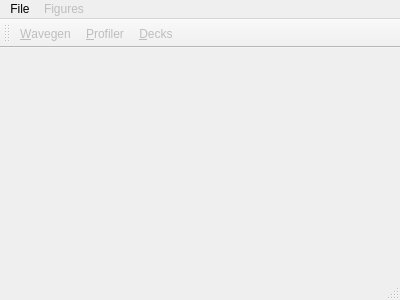
<?xml version="1.0" encoding="UTF-8"?>
<ui version="4.0">
 <class>MainWindow</class>
 <widget class="QMainWindow" name="MainWindow">
  <property name="geometry">
   <rect>
    <x>0</x>
    <y>0</y>
    <width>400</width>
    <height>300</height>
   </rect>
  </property>
  <property name="windowTitle">
   <string>MainWindow</string>
  </property>
  <widget class="QWidget" name="centralWidget"/>
  <widget class="QMenuBar" name="menuBar">
   <property name="geometry">
    <rect>
     <x>0</x>
     <y>0</y>
     <width>400</width>
     <height>19</height>
    </rect>
   </property>
   <widget class="QMenu" name="menuFile">
    <property name="title">
     <string>File</string>
    </property>
    <widget class="QMenu" name="menuProject">
     <property name="title">
      <string>Project</string>
     </property>
     <addaction name="actionNew_project"/>
     <addaction name="actionOpen_project"/>
    </widget>
    <widget class="QMenu" name="menuSession">
     <property name="enabled">
      <bool>false</bool>
     </property>
     <property name="title">
      <string>Session</string>
     </property>
     <addaction name="actionNew_session"/>
     <addaction name="actionOpen_session"/>
    </widget>
    <addaction name="menuProject"/>
    <addaction name="menuSession"/>
    <addaction name="separator"/>
    <addaction name="actionQuit"/>
   </widget>
   <widget class="QMenu" name="menuFigures">
    <property name="enabled">
     <bool>false</bool>
    </property>
    <property name="title">
     <string>Figures</string>
    </property>
    <addaction name="actionWavegen_fitness_map"/>
    <addaction name="actionError_profiles"/>
   </widget>
   <addaction name="menuFile"/>
   <addaction name="menuFigures"/>
  </widget>
  <widget class="QToolBar" name="mainToolBar">
   <property name="enabled">
    <bool>false</bool>
   </property>
   <attribute name="toolBarArea">
    <enum>TopToolBarArea</enum>
   </attribute>
   <attribute name="toolBarBreak">
    <bool>false</bool>
   </attribute>
   <addaction name="actionWavegen"/>
   <addaction name="actionProfiler"/>
   <addaction name="actionDecks"/>
  </widget>
  <widget class="QStatusBar" name="statusBar"/>
  <action name="actionWavegen">
   <property name="text">
    <string>Wavegen</string>
   </property>
   <property name="iconText">
    <string>&amp;Wavegen</string>
   </property>
   <property name="shortcut">
    <string>W</string>
   </property>
  </action>
  <action name="actionProfiler">
   <property name="text">
    <string>Profiler</string>
   </property>
   <property name="iconText">
    <string>&amp;Profiler</string>
   </property>
   <property name="shortcut">
    <string>P</string>
   </property>
  </action>
  <action name="actionNew_project">
   <property name="text">
    <string>New...</string>
   </property>
  </action>
  <action name="actionOpen_project">
   <property name="text">
    <string>Open...</string>
   </property>
  </action>
  <action name="actionNew_session">
   <property name="text">
    <string>New...</string>
   </property>
  </action>
  <action name="actionOpen_session">
   <property name="text">
    <string>Open...</string>
   </property>
  </action>
  <action name="actionQuit">
   <property name="text">
    <string>Quit</string>
   </property>
  </action>
  <action name="actionWavegen_fitness_map">
   <property name="text">
    <string>Wavegen fitness map</string>
   </property>
  </action>
  <action name="actionError_profiles">
   <property name="text">
    <string>Error profiles</string>
   </property>
  </action>
  <action name="actionDecks">
   <property name="text">
    <string>Decks</string>
   </property>
   <property name="iconText">
    <string>&amp;Decks</string>
   </property>
   <property name="shortcut">
    <string>D</string>
   </property>
  </action>
 </widget>
 <layoutdefault spacing="6" margin="11"/>
 <resources/>
 <connections/>
</ui>
